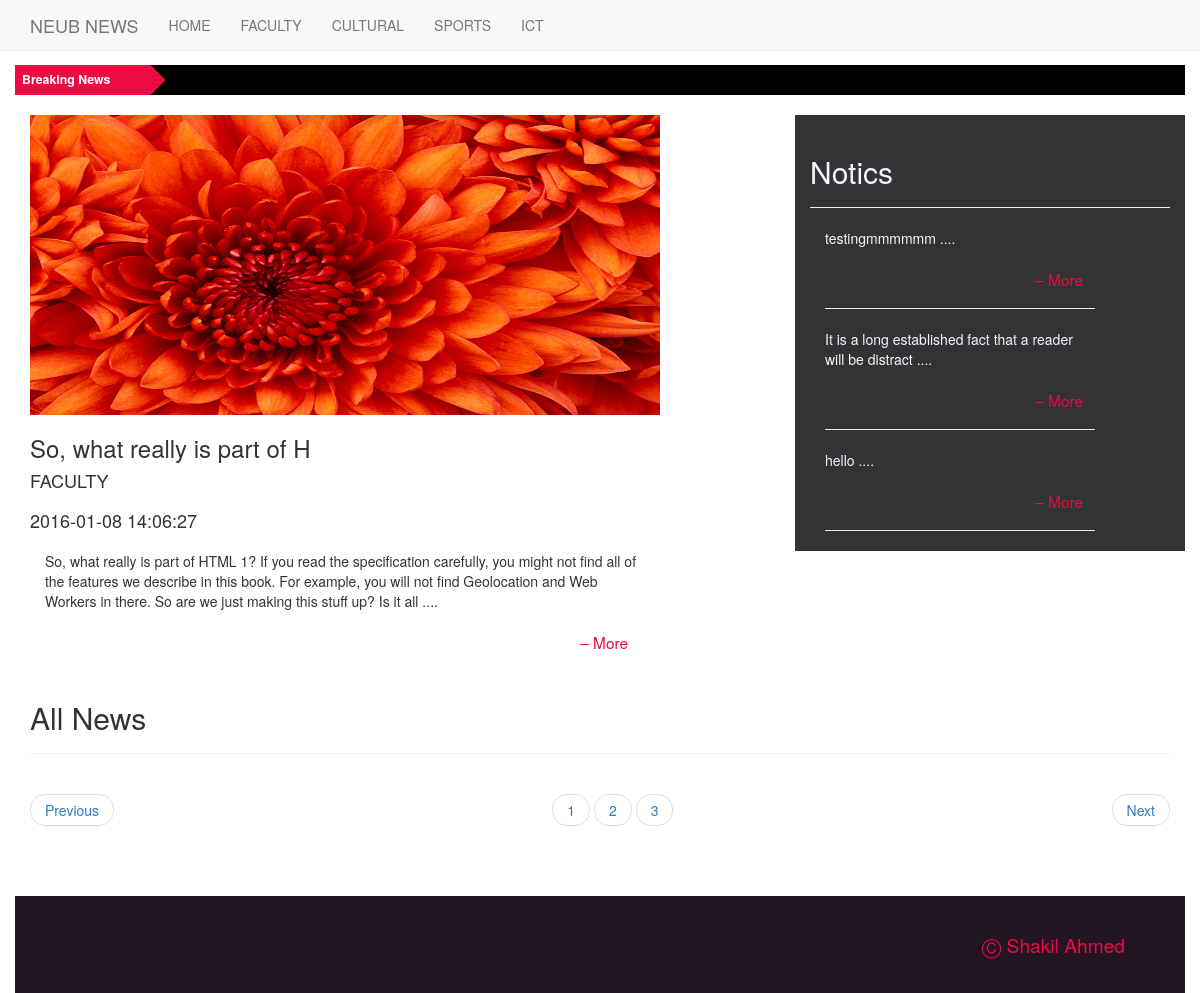
The page /facutti.php?page=2 on the database its author committed.
### tables this page shows
CREATE TABLE IF NOT EXISTS `all_news` (
`id` int(11) NOT NULL,
  `news_title` varchar(255) NOT NULL,
  `description` text NOT NULL,
  `cat_id` int(11) NOT NULL,
  `images` varchar(255) NOT NULL,
  `type_id` int(11) NOT NULL,
  `date` datetime NOT NULL
);

CREATE TABLE IF NOT EXISTS `category` (
`cat_id` int(11) NOT NULL,
  `cat_name` varchar(255) NOT NULL
);

CREATE TABLE IF NOT EXISTS `notices` (
`id` int(11) NOT NULL,
  `note` text NOT NULL,
  `notices_time` datetime NOT NULL
);

### facutti.php (the view, shortened to what this page needs)
<!DOCTYPE html>
<html lang="en">
  <head>
    <link href="css/bootstrap.min.css" rel="stylesheet">
    <link href="css/custom.css" rel="stylesheet">
	  <link rel="stylesheet" type="text/css" href="css/ticker.css">
  </head>
  <body>
  <?php include 'header.php'; ?>
		<div class="container-fluid custom-ticker">
			    <div class="ticker-container">
				  <div class="ticker-caption">
					<p>Breaking News</p>
				  </div>
				  <ul>
				    	<?php
			$breaking = mysql_query("SELECT * FROM all_news ORDER BY `id` DESC LIMIT 0,10");
			while($bnews = mysql_fetch_array($breaking))
			{
				$bdes = $bnews['description'];
				$new_b_des = substr($bdes,0,36);
			?>
					<div>
					  <li><span> <?php echo $new_b_des; ?> &ndash; <a href="#">read more</a></span></li>
					</div>
					<?php
			}
		?>
				 </ul>
		</div>
		<div class="container head-container">
			<div class="row">
			<?php
				$type_que = mysql_query("select * from category where cat_name = 'FACULTY'");
				$type_query = mysql_fetch_array($type_que);
					$cat_q_id = $type_query['cat_id'];
				$head_query = mysql_query("select * from all_news  where cat_id = '$cat_q_id' ORDER BY `id` ASC");
					while($main_post = mysql_fetch_array($head_query))
					{
						$news_id_main = $main_post['id'];
						$news_title_main = $main_post['news_title'];
						$news_description_main = $main_post['description'];
						$new_news_description_main = substr($news_description_main,0,260);
						$news_cat_id_main = $main_post['cat_id'];
						$main_cat_head =mysql_query("SELECT cat_name FROM category where cat_id = '$news_cat_id_main'");
						$run2 = mysql_fetch_array($main_cat_head);
						$cat_name_main = $run2['cat_name'];
						$news_images_main = $main_post['images'];
						$news_date_main = $main_post['date'];
					}
			?>
				<div class="col-lg-8 col-md-12">
					<img src="upload/<?php echo $news_images_main; ?>" alt="" class="img-responsive" style="width:630px;height:300px" />
						<h3 class="head_h2"><?php echo $news_title_main; ?></h3>
								<h4><?php echo $cat_name_main." </br>";?> <?php echo " </br>".$news_date_main; ?></h4>
						<div class="col-lg-10 col-md-10">
									<p class="">
										<?php echo $new_news_description_main."...."; ?>
										<a href="view.php?id=<?php echo $news_id_main; ?>" class="more"> &ndash; More </a>
									</p>
						</div>
				</div>
				<div class="col-lg-4 col-md-12 custom-notics">
					<div class="page-header">
						<h2>Notics</h2>
					</div>
					<div class="col-lg-10 col-md-12">
					<?php
					$sql = mysql_query("select * from notices ORDER BY `id` DESC LIMIT 0,3 ");$counter = 0;
					$max = 10;
					while($note = mysql_fetch_array($sql) and ($counter < $max) )
					{
						$notics_id = $note['id'];
						$notes = $note['note'];
						$new_notices = substr($notes,0,60);
						?>
						<p>
						<?php echo $new_notices."  ...."; ?>
							<a href="note_view.php?id=<?php echo $notics_id; ?>" class="more"> &ndash; More </a>
							<hr />
						</p>
					<?php
					$counter++;
				}
					?>
					</div>
				</div>
			</div>
		</div>
		<div class="container">
			<div class="page-header"> <h2>All News </h2> </div>
				<div class="row">
			<?php
				$per_page = 6;
			?>
			<div class="col-lg-12 col-md-12">
			<?php
			$ii =1;
				$page_query  = mysql_query("SELECT * FROM all_news");
				$total_rows  = mysql_num_rows($page_query);
				$total_pages = ceil($total_rows/$per_page);
			?>
			 <ul class="pager">
			 	<li class="previous"><a href="facutti.php?page=1">Previous</a></li>
				<?php
					for($ii <= 1; $ii <= $total_pages ; $ii++){
				?>   <li><a href="facutti.php?page=<?php echo $ii ?>"> <?php echo $ii ?> </a></li>
				<?php
					}
				?>
				<li class="next"><a  href="facutti.php?page=<?php echo $total_pages ?>">Next</a></li>
			</ul>
			</div>
			</div>
		</div>
		<div class="container-fluid custom-footer">
			 <p>&#9400 Shakil Ahmed</p>
		</div>
  </body>
</html>

### css/custom.css (style rules this page uses)
.custom-ticker { margin-top: 65px; }
.head-container { margin-top: 7px; }
.custom-notics { background-color: #333; color: aliceblue; }
.custom-footer { background-color: #231622; color: #EC0B43; margin-top: 50px; font-size: medium; }
.custom-footer p { margin: 35px 45px 35px 5px; float: right; font-size: 1.2em; }
.more { color: #EC0B43; float: right; font-size: 1.1em; padding-right: 12px; padding-bottom: 2px; }

### css/ticker.css (style rules this page uses)
* { margin: 0; padding: 0; font-family: "Helvetica Neue",Helvetica,Arial,sans-serif; }
.ticker-container { height: 60px; width: 100%; text-align: center; position: relative; overflow: hidden; background-color: rgba(0,0,0,1); color: white; font-size: 1.1em; margin-bottom: 15px; }
.ticker-container .ticker-caption { height: 50%; width: 100%; background-color: #EC0B43; display: table; position: absolute; color: white; font-size: 0.8em; z-index: 1; }
.ticker-container .ticker-caption p { height: inherit; width: inherit; display: table-cell; vertical-align: middle; font-weight: bold; }
.ticker-container ul { list-style: none; padding: 0; height: auto; }
.ticker-container ul div { overflow: hidden; position: absolute; z-index: 0; display: inline; min-width: 100%; left: 0; height: 50%; transition: 4.25s ease-in-out; }
.ticker-container ul div.ticker-active { top: 30px; }
.ticker-container ul div li { padding: 5px 0; }
@media (min-width: 500px) { .ticker-container { height: 30px; text-align: left; } }
@media (min-width: 500px) { .ticker-container .ticker-caption { height: 100%; width: 150px; background: url('../images/ticker-caption-bg.png'); } }
@media (min-width: 500px) { .ticker-container .ticker-caption p { text-align: left; padding-left: 7px; } }
@media (min-width: 500px) { .ticker-container ul { margin-left: 170px; height: 100%; } }
@media (min-width: 500px) { .ticker-container ul div { height: 100%; left: 170px; } }
@media (min-width: 500px) { .ticker-container ul div.ticker-active { top: 0; } }
@media (min-width: 768px) { .ticker-container { margin-bottom: 10px; } }
@media (min-width: 992px) { .ticker-container { margin-bottom: 20px; } }

### rows shown on the page
all_news: images (picture), news_title "So, what really is part of H", date "2016-01-08 14:06:27", description "So, what really is part of HTML 1? If you read the specification carefully, you might not find all of the features we describe in this book. For example, you will not find Geolocation and Web Workers in there. So are we just making this stuff up? Is it all"
category: cat_name "FACULTY"
notices: note "testingmmmmmm"
notices: note "It is a long established fact that a reader will be distract"
notices: note "hello"
